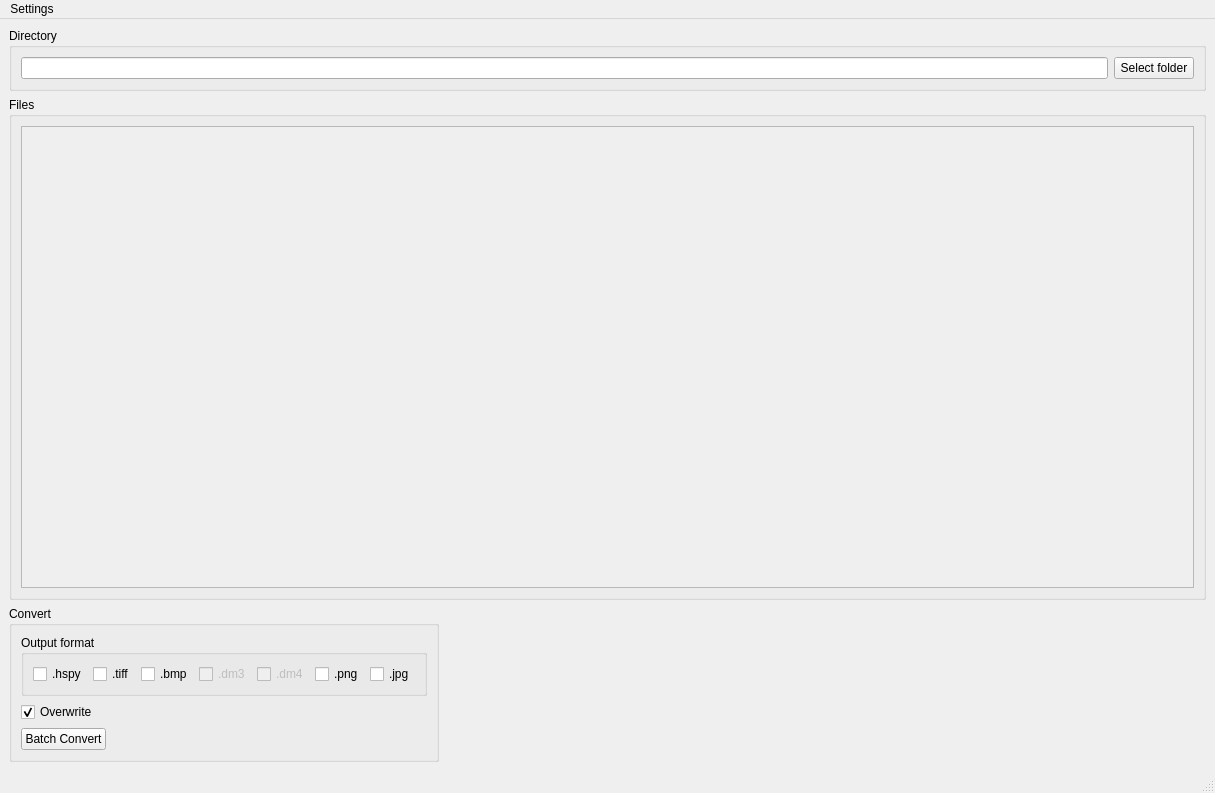
<?xml version="1.0" encoding="UTF-8"?>
<ui version="4.0">
 <class>MainWindow</class>
 <widget class="QMainWindow" name="MainWindow">
  <property name="geometry">
   <rect>
    <x>0</x>
    <y>0</y>
    <width>1215</width>
    <height>793</height>
   </rect>
  </property>
  <property name="windowTitle">
   <string>MainWindow</string>
  </property>
  <widget class="QWidget" name="centralwidget">
   <layout class="QVBoxLayout" name="verticalLayout_3">
    <item>
     <widget class="QGroupBox" name="groupBox">
      <property name="title">
       <string>Directory</string>
      </property>
      <layout class="QHBoxLayout" name="horizontalLayout">
       <item>
        <widget class="QLineEdit" name="pathEdit"/>
       </item>
       <item>
        <widget class="QPushButton" name="browseButton">
         <property name="text">
          <string>Select folder</string>
         </property>
        </widget>
       </item>
      </layout>
     </widget>
    </item>
    <item>
     <widget class="QGroupBox" name="groupBox_2">
      <property name="sizePolicy">
       <sizepolicy hsizetype="Preferred" vsizetype="Expanding">
        <horstretch>0</horstretch>
        <verstretch>0</verstretch>
       </sizepolicy>
      </property>
      <property name="title">
       <string>Files</string>
      </property>
      <layout class="QVBoxLayout" name="verticalLayout">
       <item>
        <widget class="QScrollArea" name="scrollArea">
         <property name="sizePolicy">
          <sizepolicy hsizetype="Expanding" vsizetype="Expanding">
           <horstretch>0</horstretch>
           <verstretch>0</verstretch>
          </sizepolicy>
         </property>
         <property name="widgetResizable">
          <bool>true</bool>
         </property>
         <widget class="QWidget" name="scrollAreaWidgetContents">
          <property name="geometry">
           <rect>
            <x>0</x>
            <y>0</y>
            <width>1171</width>
            <height>433</height>
           </rect>
          </property>
          <layout class="QVBoxLayout" name="verticalLayout_4">
           <item>
            <layout class="QGridLayout" name="fileListLayout">
             <item row="0" column="0">
              <spacer name="verticalSpacer">
               <property name="orientation">
                <enum>Qt::Vertical</enum>
               </property>
               <property name="sizeHint" stdset="0">
                <size>
                 <width>20</width>
                 <height>40</height>
                </size>
               </property>
              </spacer>
             </item>
            </layout>
           </item>
          </layout>
         </widget>
        </widget>
       </item>
      </layout>
     </widget>
    </item>
    <item alignment="Qt::AlignLeft">
     <widget class="QGroupBox" name="groupBox_3">
      <property name="title">
       <string>Convert</string>
      </property>
      <layout class="QVBoxLayout" name="verticalLayout_2">
       <item>
        <widget class="QGroupBox" name="conversionFormats">
         <property name="sizePolicy">
          <sizepolicy hsizetype="Maximum" vsizetype="Preferred">
           <horstretch>0</horstretch>
           <verstretch>0</verstretch>
          </sizepolicy>
         </property>
         <property name="title">
          <string>Output format</string>
         </property>
         <layout class="QHBoxLayout" name="horizontalLayout_2">
          <item>
           <widget class="QCheckBox" name="checkBox_7">
            <property name="text">
             <string>.hspy</string>
            </property>
           </widget>
          </item>
          <item>
           <widget class="QCheckBox" name="checkBox">
            <property name="sizePolicy">
             <sizepolicy hsizetype="Maximum" vsizetype="Fixed">
              <horstretch>0</horstretch>
              <verstretch>0</verstretch>
             </sizepolicy>
            </property>
            <property name="text">
             <string>.tiff</string>
            </property>
           </widget>
          </item>
          <item>
           <widget class="QCheckBox" name="checkBox_6">
            <property name="text">
             <string>.bmp</string>
            </property>
           </widget>
          </item>
          <item>
           <widget class="QCheckBox" name="checkBox_4">
            <property name="enabled">
             <bool>false</bool>
            </property>
            <property name="sizePolicy">
             <sizepolicy hsizetype="Maximum" vsizetype="Fixed">
              <horstretch>0</horstretch>
              <verstretch>0</verstretch>
             </sizepolicy>
            </property>
            <property name="text">
             <string>.dm3</string>
            </property>
           </widget>
          </item>
          <item>
           <widget class="QCheckBox" name="checkBox_5">
            <property name="enabled">
             <bool>false</bool>
            </property>
            <property name="text">
             <string>.dm4</string>
            </property>
           </widget>
          </item>
          <item>
           <widget class="QCheckBox" name="checkBox_2">
            <property name="text">
             <string>.png</string>
            </property>
           </widget>
          </item>
          <item>
           <widget class="QCheckBox" name="checkBox_3">
            <property name="text">
             <string>.jpg</string>
            </property>
           </widget>
          </item>
         </layout>
        </widget>
       </item>
       <item>
        <widget class="QCheckBox" name="overwriteCheckBox">
         <property name="text">
          <string>Overwrite</string>
         </property>
         <property name="checked">
          <bool>true</bool>
         </property>
        </widget>
       </item>
       <item>
        <widget class="QPushButton" name="convertButton">
         <property name="sizePolicy">
          <sizepolicy hsizetype="Maximum" vsizetype="Maximum">
           <horstretch>0</horstretch>
           <verstretch>0</verstretch>
          </sizepolicy>
         </property>
         <property name="text">
          <string>Batch Convert</string>
         </property>
        </widget>
       </item>
      </layout>
     </widget>
    </item>
   </layout>
  </widget>
  <widget class="QMenuBar" name="menubar">
   <property name="geometry">
    <rect>
     <x>0</x>
     <y>0</y>
     <width>1215</width>
     <height>22</height>
    </rect>
   </property>
   <widget class="QMenu" name="menuSettings">
    <property name="title">
     <string>Settings</string>
    </property>
    <addaction name="actionDefaults"/>
   </widget>
   <addaction name="menuSettings"/>
  </widget>
  <widget class="QStatusBar" name="statusbar"/>
  <action name="actionCalibration">
   <property name="text">
    <string>Calibration</string>
   </property>
  </action>
  <action name="actionDefaults">
   <property name="text">
    <string>Defaults</string>
   </property>
  </action>
 </widget>
 <resources/>
 <connections/>
</ui>
